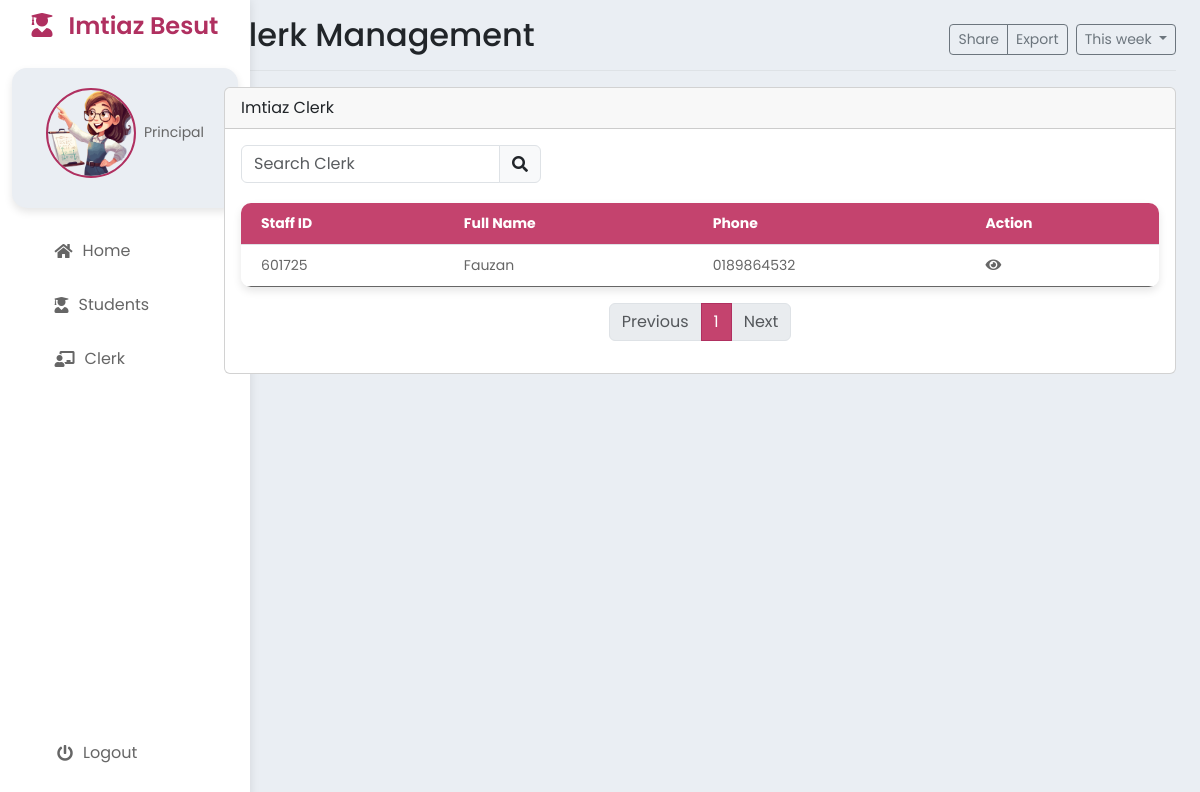
Before: /PrincipalClerk.php with the older database file.
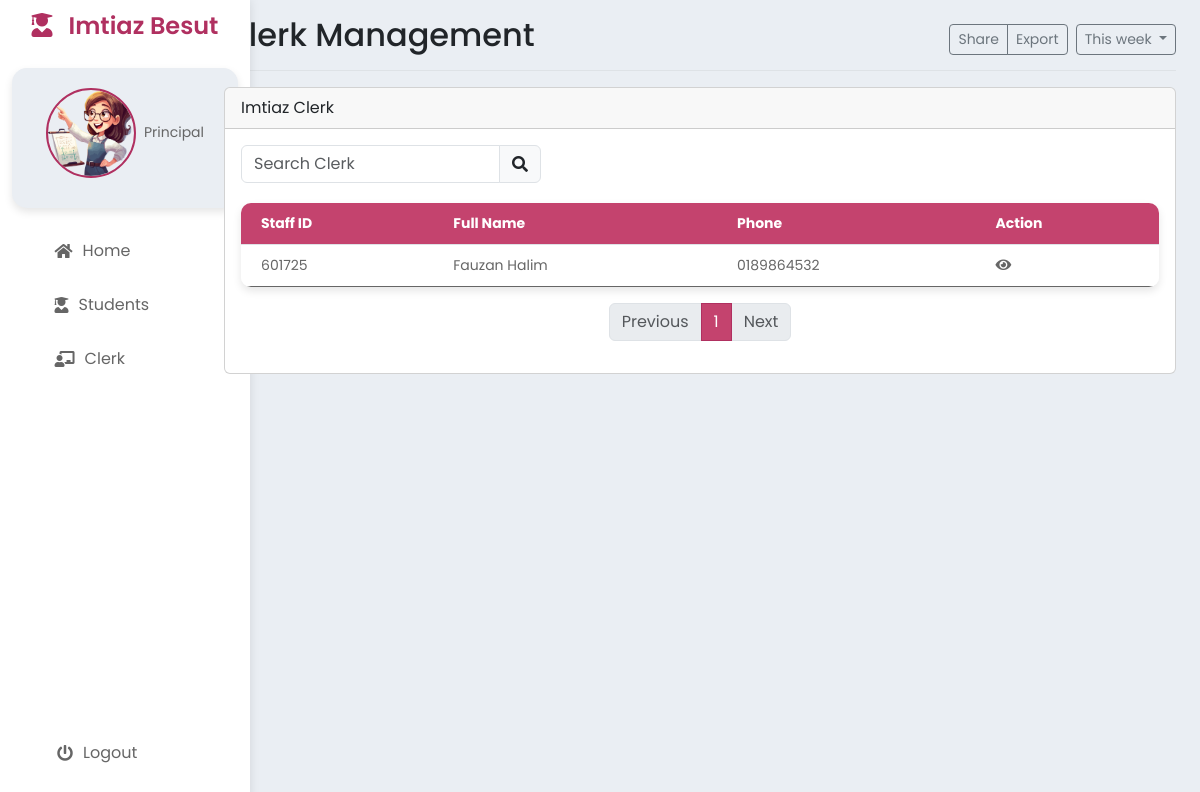
After: the same page with the newer database file.
### tables this page shows
CREATE TABLE `clerk` (
  `clerkID` int NOT NULL,
  `clerkName` varchar(50) NOT NULL,
  `clerkPhone` varchar(15) NOT NULL,
  `clerkEmail` varchar(30) DEFAULT NULL,
  `clerkPassword` varchar(30) NOT NULL
);

### PrincipalClerk.php (the view, shortened to what this page needs)
<?php
include 'PrincipalHeader.php'; ?>
<div class="row">
    <div class="col-md-12">
        <div class="card mb-3">
            <div class="card-header">Imtiaz Clerk</div>
            <div class="card-body">
                <div class="d-flex justify-content-between mb-3">
                    <div class="input-group" style="width: 300px;">
                        <input type="text" id="searchInput" class="form-control" placeholder="Search Clerk" onkeyup="searchClerks()">
                        <span class="input-group-text"><i class="fas fa-search"></i></span>
                    </div>
                </div>
                <table class="table" id="clerkTable">
                    <thead>
                        <tr>
                            <th>Staff ID</th>
                            <th>Full Name</th>
                            <th>Phone</th>
                            <th>Action</th>
                        </tr>
                    </thead>
                    <tbody>
                        <?php
                        include 'process/db.php';
                        $sql = "SELECT * FROM clerk";
                        $result = $conn->query($sql);
                        if ($result->num_rows > 0) {
                            while ($row = $result->fetch_assoc()) {
                                echo "<tr><td>" . $row["clerkID"] . "</td><td>" . $row["clerkName"] . "</td><td>" . $row["clerkPhone"] . "</td><td>
                                    <a href='#' class='view ' data-id='" . $row["clerkID"] . "'><i class='fas fa-eye'></i></a>
                                    </td></tr>";
                            }
                        } else {
                            echo "<tr><td colspan='4'>No results</td></tr>";
                        }
                        ?>
                    </tbody>
                </table>
                <nav aria-label="Page navigation example">
                    <ul class="pagination justify-content-center" id="pagination"></ul>
                </nav>
            </div>
        </div>
    </div>
</div>
</main>
</body>
</html>

Changed rows visible on the page:
changed clerk id 601725: clerkName "Fauzan" → "Fauzan Halim"
